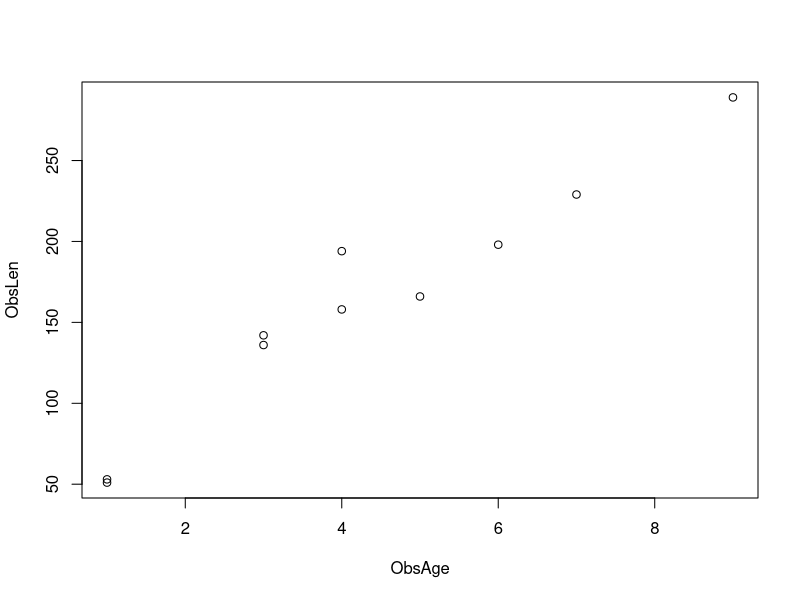
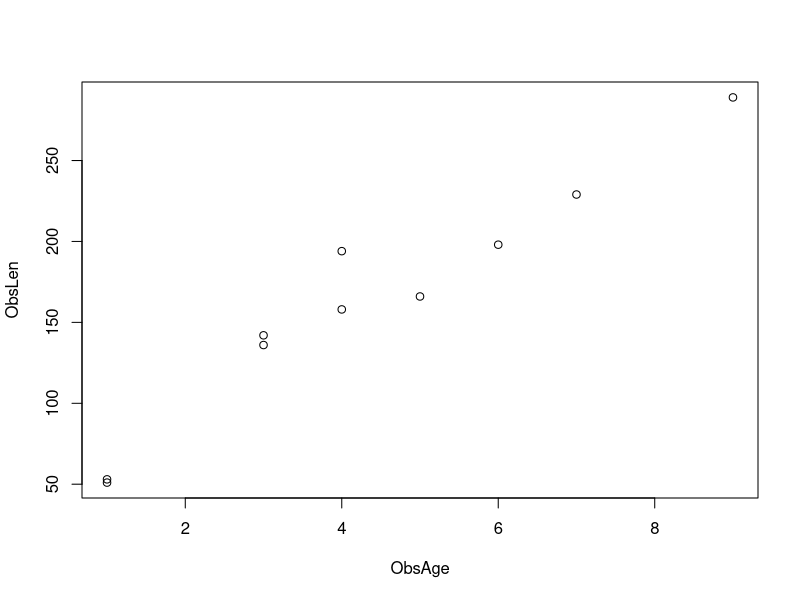
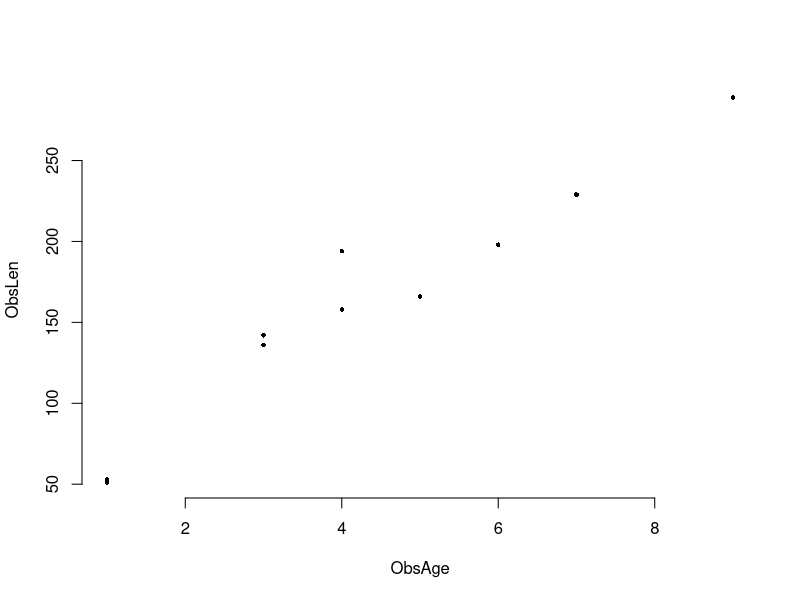
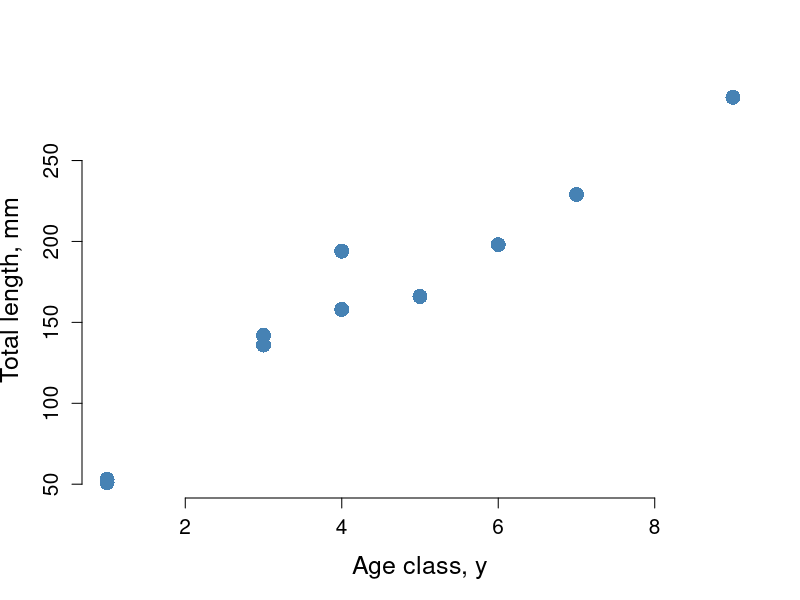
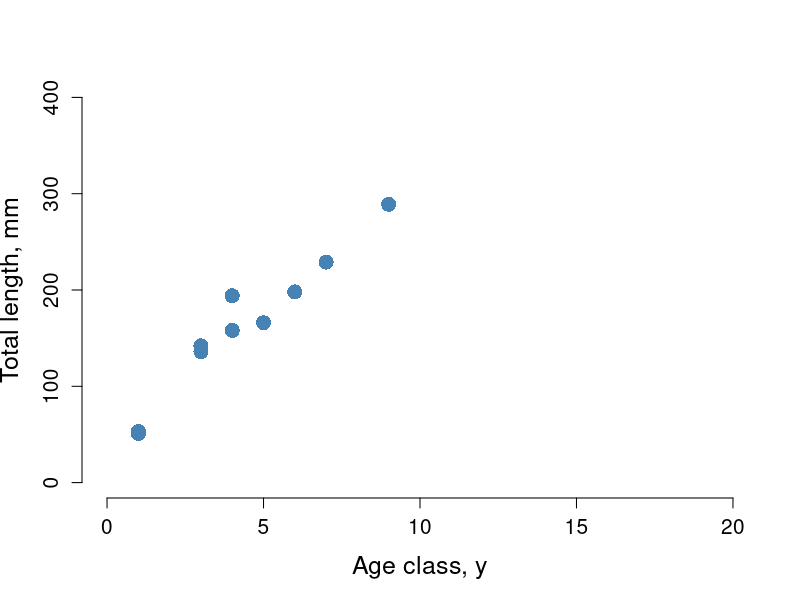
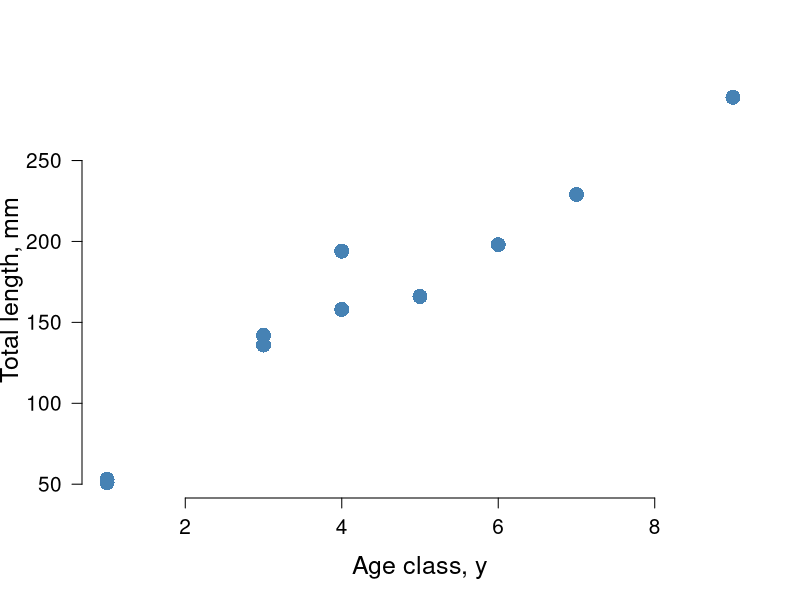
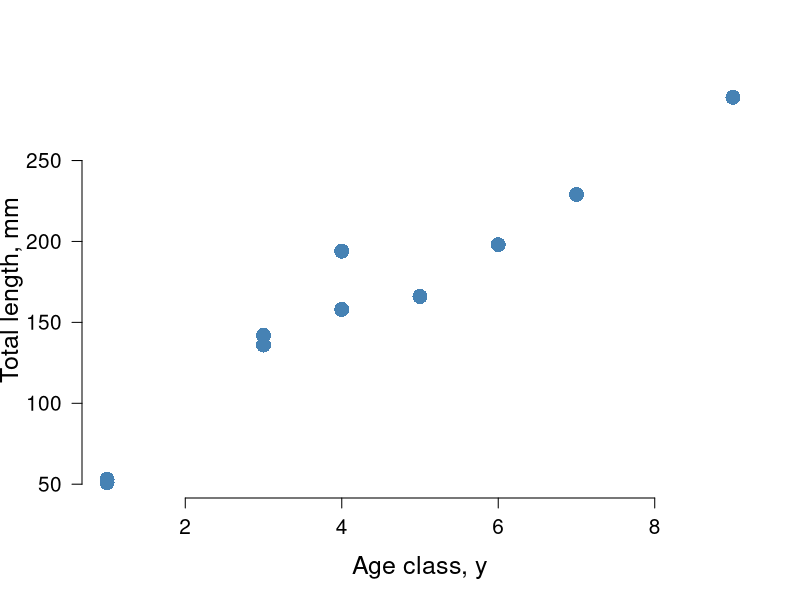
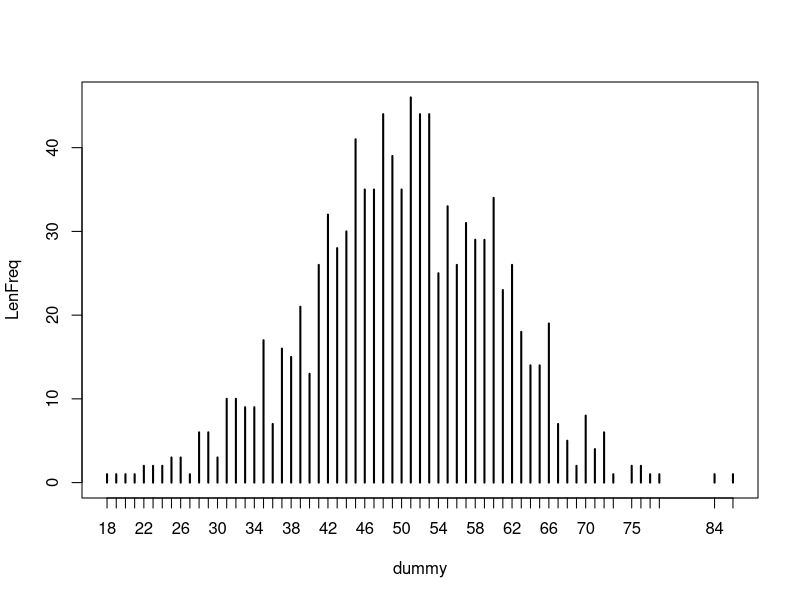

Generate these figures, in order, with R:
## ---- chunk 1
knitr::opts_chunk$set(fig.width = 6,fig.height = 6,
                        echo = TRUE, warning=FALSE,message=FALSE)
## ---- chunk 2
#make sure to start with a clean slate, with no junk in memory 
rm(list=ls())

# Create some vectors
ObsAge <- c(6,1,9,3,7,4,3,5,1,4)
ObsLen <- c(198,53,289,136,229,194,142,166,51,158)
length(ObsAge)==length(ObsLen)      #same length
N_Observations <- length(ObsAge)    #let's store this  
(N_Observations <- length(ObsAge))  #a way to print without printing

plot(x=ObsAge,y=ObsLen)
plot(ObsAge,ObsLen)   #same

#let's improve the plot (use additional arguments, type ?plot)
plot(ObsAge,ObsLen,frame.plot=F,cex=0.6,pch=16)

# what other symbol types are there? type ?pch

# redraw & change axis labels, increase point size, change color
plot(ObsAge, ObsLen, frame.plot=F, cex=2, pch=16, ylab="Total length, mm", xlab="Age class, y",col="steelblue",cex.axis=1.25,cex.lab=1.5)
## ---- chunk 3
# redraw and change the range for the x and y axes
max(ObsLen)
max(ObsAge)
plot(ObsAge, ObsLen, frame.plot=F, cex=2, pch=16, ylab="Total length, mm", xlab="Age class, y",col="steelblue",cex.axis=1.25,cex.lab=1.5,
     xlim=c(0,20), ylim=c(0,400))

#be a bit smarter with axis limits...also change axis orientation
plot(ObsAge, ObsLen, frame.plot=F, cex=2, pch=16, ylab="Total length, mm", xlab="Age class, y",col="steelblue",cex.axis=1.25,cex.lab=1.5,las=1,
     xlim=c(min(ObsAge),max(ObsAge)), ylim=c(min(ObsLen),max(ObsLen)))

#Exercise: try las =0, =1, =2, =3
#          try changing points to lines (hint: search ?par 'type')
#           try changing colors (points, axis, labels etc)

## ---- chunk 4
#Let's create a data frame containing the above age and length data
FishDat <- data.frame(ObsAge, ObsLen)
FishDat

head(FishDat)  #the data frame header
head(FishDat,n=2)
FishDat[1:2,]  #same 

tail(FishDat,n=2)   #the last 2 records

FishDat[,1]  #access columns
FishDat[,"ObsAge"]  #same
FishDat$ObsAge      #same


FishDat[1:10,1]  # first 10 ages in the data set
FishDat$ObsAge[1:10] #same

FishDat <- data.frame(Age=ObsAge, Length=ObsLen) #different names
head(FishDat,3)
colnames(FishDat)=c("ObsAge","ObsLen")  #rename it

N_lengths <- length(FishDat$ObsLen) # how many lengths do we have?
N_lengths
nrow(FishDat)
dim(FishDat)  #data frame dimensions

FishDat$FishNum <- seq(from=1, to=N_lengths, by=1) #add a new column
dim(FishDat)

head(FishDat,3)
FishDat <- FishDat[,c(3,1,2)] #re arrange columns
head(FishDat,3)
FishDat <- FishDat[,c("FishNum","ObsAge","ObsLen")] #same
head(FishDat,3)

RowForFish3 <- which(FishDat$FishNum==3)  #access a specific record
RowForFish3
FishDat$ObsLen[which(FishDat$FishNum==3)]  # get its length
FishDat[RowForFish3,3]                     #same
FishDat$ObsLen[RowForFish3]                #same 

#Let's assume there's an error in the database and we need to fix it
#(better to fix errors in code rather than in original data set)
original=FishDat$ObsLen[RowForFish3]
FishDat[RowForFish3,]
FishDat$ObsLen[RowForFish3]=999
FishDat[RowForFish3,]
FishDat$ObsLen[RowForFish3]=original
FishDat[RowForFish3,]
#plot data using the data frame
plot(FishDat$ObsAge, FishDat$ObsLen, frame.plot=F, cex=2, pch=16, ylab="Total length, mm", xlab="Age class, y",col="steelblue",cex.axis=1.25,cex.lab=1.5,las=1,
     xlim=c(min(ObsAge),max(ObsAge)), ylim=c(min(ObsLen),max(ObsLen)))

## ---- chunk 5
dummy=round(rnorm(1000,50,10)) #first create some dummy length data                       (don't worry about these functions for the moment)
LenFreq <- table(dummy) #create a table of age observations
plot(LenFreq)   # Let's plot it
plot(LenFreq,type="o", pch=16, lwd=0.8,las=1,
     xlab="Length class",ylab="Frequency")   # make it a bit better
barplot(LenFreq,xlab="Length class",ylab="Frequency",las=1) # same

# let's change the colour
barplot(LenFreq,xlab="Length class",ylab="Frequency", col="light blue",las=1)
barplot(LenFreq,xlab="Length class",ylab="Frequency", col=rainbow(length(LenFreq)), las=1)

#create different length categories
sort(unique(dummy))
max(dummy)
Max <- 10*ceiling(max(dummy)/10)
Min <- 10*floor(min(dummy)/10)
LenInterval <- 10  #length interval (every 10 cm)
LenCats <- seq(from=Min, to=Max, by=LenInterval) #length categories

FreqDist <-  table(cut(dummy, breaks=LenCats, right=FALSE))
FreqDist   #type ?cut
#compare to
table(cut(x=dummy, breaks=LenCats))
#it has changed, because the right cut-offs have changed

# To plot, we can use the hist() function
hist(dummy, breaks=LenCats, right=FALSE, col="light blue", main="", xlab="10 mm Length category", ylab="Frequency",las=1)
## ---- chunk 6
# We can use hist() to create the table (set it equal to a new object)
HistData=hist(dummy, breaks=LenCats, right=FALSE, col="light blue", main="", xlab="10 mm Length category", ylab="Frequency",las=1)
HistData$breaks  #can acces the histogram
HistData$counts

#if don't need to plot the histogram
HistData=hist(dummy, breaks=LenCats, right=FALSE, plot=FALSE)

## ---- chunk 7

ObsAge <- c(4,5,3,12,8,17,8,9,8,6,11,12,8,10,11)
ObsAge

ObsLen <- c(524,590,491,702,645,707,680,640,676,665,602,620,672,692,666)
ObsLen

length(ObsAge)
length(ObsLen)

FishDat <- data.frame(ObsAge,ObsLen)
FishDat

max(ObsAge)
max(ObsLen)

plot(FishDat$ObsAge, FishDat$ObsLen,frame.plot=F, cex=0.6, cex.lab=1.2, pch=16,las=1, 
     ylab="Total length, mm", xlab="Age class, y", xlim=c(0,20),ylim=c(0,750))

table(FishDat$ObsAge)

AgeFreq <- table((FishDat$ObsAge))

AgeClasses <- seq(1,17,1)

MaxLen <- 750

LenInterval <- 20

LenCats <- seq(from=460, to=MaxLen, by=LenInterval)
LenCats

FreqDist <-  table(cut(FishDat$ObsLen, breaks=LenCats, right=FALSE))
FreqDist

hist(FishDat$ObsLen, breaks=LenCats, right=FALSE, col="light blue", main="", xlab="20 mm Length category", ylab="Frequency",las=1)

